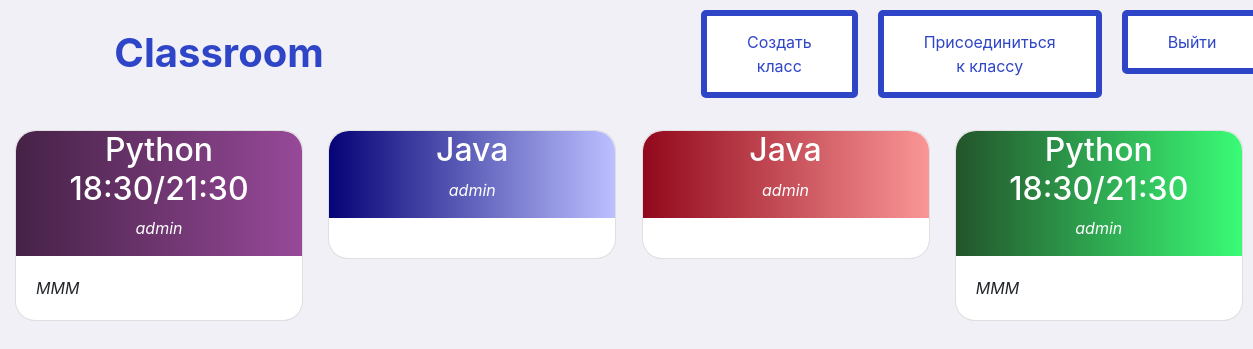
Page /classroom/home/ (signed in) on the committed database.
### classroom/models.py (models this page shows, shortened)
class Teacher(models.Model):
    teacher = models.ForeignKey(settings.AUTH_USER_MODEL, on_delete=models.CASCADE, verbose_name='Ментор')
    classroom = models.ForeignKey(Classroom, on_delete=models.CASCADE)
    created_date = models.DateTimeField(auto_now_add=True, verbose_name='Дата создания')
    class Meta:
        verbose_name = 'Ментор'
        verbose_name_plural = 'Менторы'

class Classroom(models.Model):
    classroom_name = models.CharField(max_length=99, verbose_name='Название')
    section = models.CharField(max_length=99, verbose_name='Раздел')
    class_code = models.CharField(max_length=10, default='0000000')
    created_date = models.DateTimeField(auto_now_add=True, verbose_name='Дата создания')

class Student(models.Model):
    student = models.ForeignKey('account.MyUser', on_delete=models.CASCADE, verbose_name='Студент')
    classroom = models.ForeignKey(Classroom, on_delete=models.CASCADE)
    created_date = models.DateTimeField(auto_now_add=True, verbose_name='Дата создания')
    class Meta:
        verbose_name = 'Студент'
        verbose_name_plural = 'Студент'

### account/models.py (models this page shows, shortened)
class MyUser(AbstractBaseUser, PermissionsMixin):
    username = models.CharField(
        max_length=50,
        verbose_name='Имя пользователя',
        unique=True,
    )
    phone_number = PhoneNumberField(
        verbose_name=('Номер телефона'),
        unique=True
    )
    status = models.PositiveSmallIntegerField(
        choices=(
            (1, 'Простой пользователь'),
            (2, 'Студент'),
            (3, 'Менеждер'),
            (4, 'Ментор'),
            (5, 'Копирайтер'),
        ),
        default=1,
        verbose_name=('Статус')
    )
    created_date = models.DateField(auto_now_add=True, verbose_name='Дата создания аккаунта')
    is_active = models.BooleanField(
        default=True,
        verbose_name=('Пользователь активен?')
    )
    is_admin = models.BooleanField(
        default=False,
        verbose_name=('Админ')
    )
    objects = MyUserManager()
    USERNAME_FIELD = 'phone_number'
    REQUIRED_FIELDS = ['username', ]
    def __str__(self):
        return self.username
    class Meta:
        verbose_name = 'Пользователь'
        verbose_name_plural = 'Пользователи'

### classroom/views.py (the view)
# urls.py: path('home/', views.home, name='home'),
@login_required(login_url='login')
def home(request):
    teacher_mapping = Teacher.objects.filter(teacher=request.user).select_related('classroom')
    student_mapping = Student.objects.filter(student=request.user).select_related('classroom')
    teachers_all = Teacher.objects.all()
    mappings = chain(teacher_mapping, student_mapping)
    return render(request, 'classroom/home.html', {'mappings': mappings, 'teachers_all': teachers_all})

### classroom/templates/classroom/home.html (shortened to what this page needs)
{% extends 'classroom/hamburger.html' %}
{% load static %}
{% block head %}
   <link rel="stylesheet" type="text/css" href="{% static 'css/card.css' %}">
{% endblock %}
{% block hamburger %}
    {% if mappings %}
    <div class="row">
        {% for mapping in mappings %}
            {% if forloop.counter|divisibleby:4 %}
                    <div class="col-md-3">
                        <div class="card custom_card card-margin" style="width: 18rem;">
                                    <div class="img-as-background colorme">
                                        <a href="{% url 'render_class' mapping.classroom.id %}" style="text-decoration: none;"><h2 class="class-name-style">{{ mapping.classroom.classroom_name|truncatechars:30 }}</h2> </a>
                                        {% for teacher in teachers_all %}
                                            {% if teacher.classroom == mapping.classroom %}
                                                <p class="section-style"><i>{{ teacher.teacher|truncatechars:15 }}</i></p>
                                            {% endif %}
                                        {% endfor %}
                                    </div>
                            <div class="card-body card-text"><i>{{ mapping.classroom.section|truncatechars:20 }}</i>
                            </div>
                        </div>
                    </div>
    </div>
            {% else %}
            <div class="col-md-3">
                <div class="card custom_card card-margin" style="width: 18rem;">
                            <div class="img-as-background colorme">
                                <a href="{% url 'render_class' mapping.classroom.id %}" style="text-decoration: none;"><h2 class="class-name-style">{{ mapping.classroom.classroom_name|truncatechars:30 }}</h2> </a>
                                {% for teacher in teachers_all %}
                                    {% if teacher.classroom == mapping.classroom %}
                                        <p class="section-style"><i>{{ teacher.teacher|truncatechars:30 }}</i></p>
                                    {% endif %}
                                {% endfor %}
                            </div>
                    <div class="card-body card-text"><i>{{ mapping.classroom.section|truncatechars:30 }}</i></div>
                </div>
            </div>
            {% endif %}
        {% endfor %}
    </div>
    {% endif %}
{% endblock %}

### static/css/hamburger.css (style rules this page uses)
body { margin: 0; padding: 0; background:#f0f0f6 !important; color: #ffffff; font-family: "Avenir Next", "Avenir", sans-serif; }

### static/css/card.css (style rules this page uses)
.img-as-background { border-radius: 20px 20px 0px 0px !important; }
.class-name-style { text-align: center; color: white; }
.section-style { text-align: center; color: white; }
.custom_card { border-radius: 20px !important ; }
.card-margin { margin-right: 50px !important; }

### rows in the picture
Teacher: classroom.classroom_name "Python 18:30/21:30", teacher "admin", classroom.section "MMM"
Teacher: classroom.classroom_name "Java", teacher "admin"
Student: classroom.classroom_name "Java"
Student: classroom.classroom_name "Python 18:30/21:30", classroom.section "MMM"
